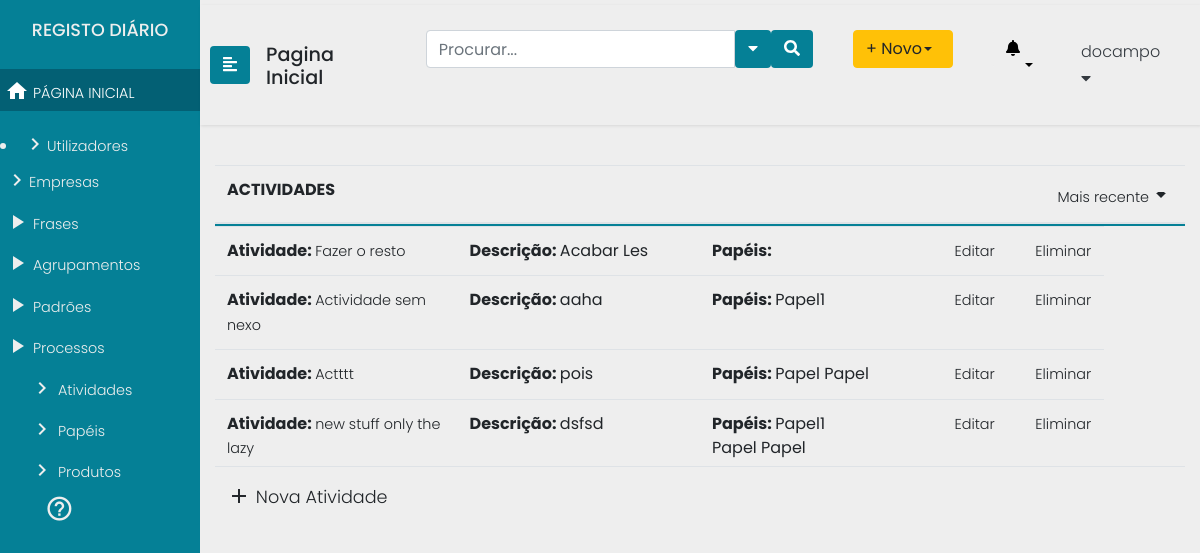
The page /actividades (signed in) on the database as committed earlier.
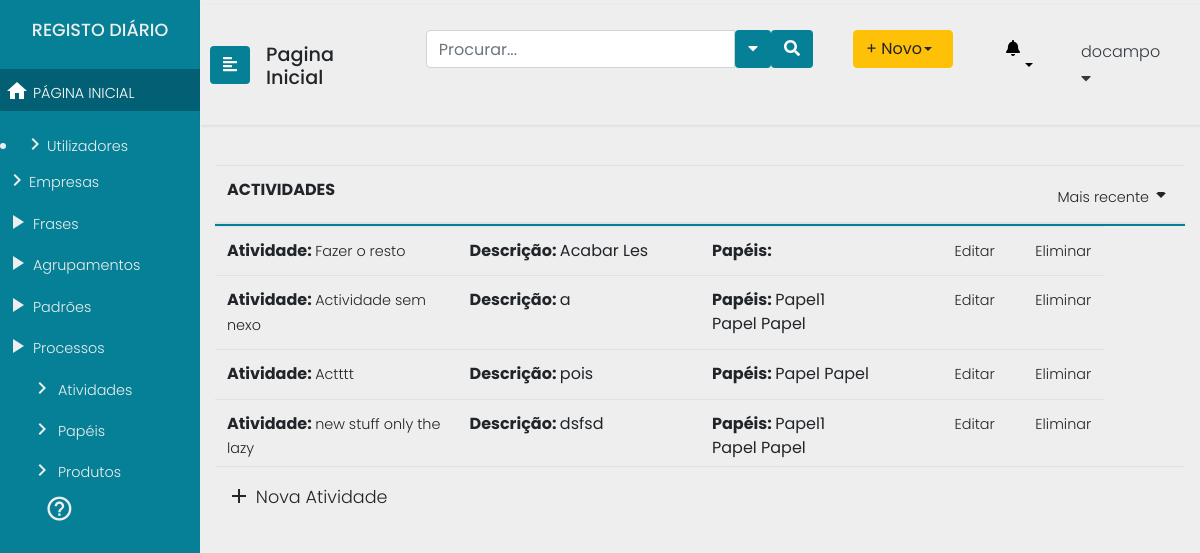
The same page on the database as committed later.
### processes/models.py (models this page shows, shortened)
class Activity(models.Model):
    activity_name = models.CharField(max_length=200)
    process = models.ManyToManyField(Process, blank=True)
    description = models.TextField(max_length=200)
    role = models.ManyToManyField('Role', blank=True)
    class Meta:
        verbose_name = ("Activity")

class Role(models.Model):
    role_name = models.CharField(max_length=200)
    description = models.TextField(max_length=200)
    product = models.ManyToManyField('Product', blank=True)
    def __str__(self):
        return self.role_name

### processes/views.py (the view)
# urls.py: path("actividades", views.actividades, name="actividades"),
@login_required(login_url='/login2')
def actividades(request):
	return render(request=request,
				  template_name="processes/actividades.html",
				   context={"procs": Process.objects.all(), "acts": Activity.objects.all()})

### templates/processes/actividades.html (shortened to what this page needs)
{% extends "processes/header2.html" %}
				{% block content %}
				{% if perms.Users.test_GProc or  perms.Users.test_Analist %}
				{% include "processes/includes/sidenav.html" %}
				<div class="container">
					<table class="table table-hover header-fixed">
						<thead>
							<tr class="d-flex">
								<th class="col-9">ACTIVIDADES</th>
								<th class="col-3 text-right">
									<a class="dropdown-toggle" id="sidebarCollapse" data-toggle="dropdown" href="#" role="button" aria-haspopup="true" aria-expanded="false"><span>Mais recente</span><i class="material-icons">arrow_drop_down</i></a>
								</th>
							</tr>
						</thead>
						<tbody>
								{% for act in acts %}
								<tr class="d-flex">
										<td class="col-3"><b>Atividade: </b><a href="#">{{act.activity_name}} </a></td>
										<td class="col-3"><b>Descrição: </b>{{act.description}}</td>
										<td class="col-3"><b>Papéis: </b>{% for rol in act.role.all %}
											{{rol}}<br>
											{% endfor %}
										</td>
										<td class="col-1"><b><a href="/actividades/ActivityUpdate/{{act.id}} ">Editar</a></span></td>
										<td class="col-1"><b><a href="/actividades/ActivityDelete/{{act.id}} ">Eliminar</a></span></td>
									</tr>
									{% endfor %}
						</tbody>
						<tfoot>
							<tr class="d-flex">
								<td class="col-9"><b><a href="/actividades/ActivityCreate" class="novo"><i class="material-icons">add</i> Nova Atividade</a></b></td>
								<td class="col-3 text-right"></td>
							</tr>
						</tfoot>
					</table>
            </div>
		</div>
	</div>
				{% endif %}
	{% endblock %}

Rows that differ between the two databases and show on the page:
changed Activity "Actividade sem nexo": description "aaha" → "a"; gains Role (role_name "Papel Papel")
